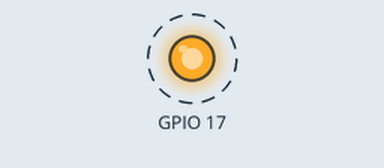
This program was run on a simulated Raspberry Pi (BCM pin numbers). On the bench: output pins drawn as LEDs (lit = HIGH). Dashed ring = blinking.

Above: at 0.5 s.
Timing chart, 0 to 4.6 s (numbered marks = the images above):
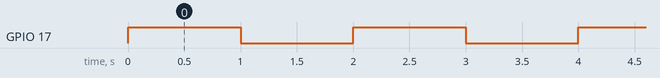

The program:

LED.py
```python
import RPi.GPIO as GPIO
import time
# BOARD Number Method,Based Pin Number
#GPIO.setmode(GPIO.BOARD)
GPIO.setmode(GPIO.BCM) #Set the mode to represent the numbering scheme you prefer
GPIO.cleanup() #Return all channels you have used back to inputs
GPIO.setwarnings(False)
#Output mode
GPIO.setup(17,GPIO.OUT)

while True:
    GPIO.output(17,GPIO.HIGH)
    time.sleep(1)
    GPIO.output(17,GPIO.LOW)
    time.sleep(1)
```

Measured:
- by itself, GPIO 17: alternates HIGH for 1.0 s and LOW for 1.0 s
